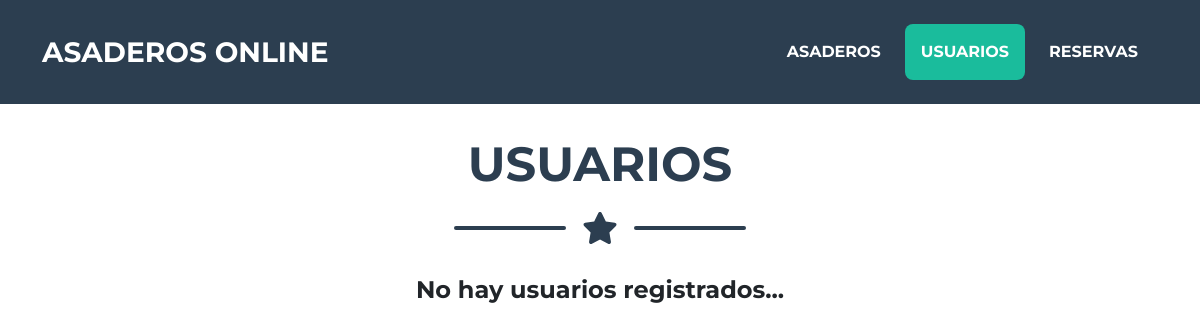
/adminusuarios.php, run on an earlier commit of the app's database.
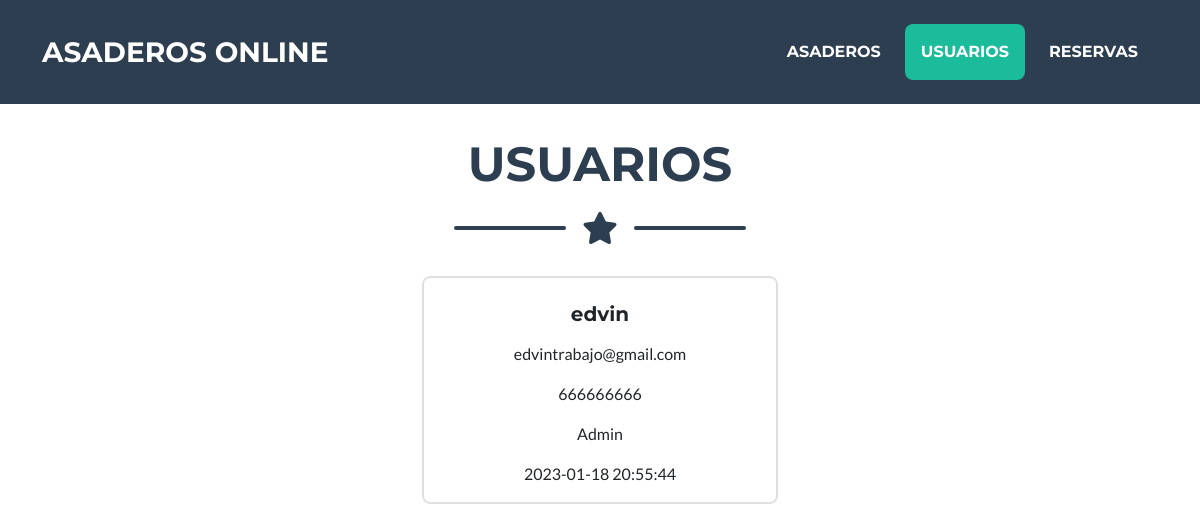
And on a later commit of the database.
### tables this page shows
CREATE TABLE IF NOT EXISTS Usuarios (
    id INT NOT NULL AUTO_INCREMENT,
    nombre VARCHAR(50) NOT NULL,
    contrasena VARCHAR(100) NOT NULL,
    telefono VARCHAR(9) NOT NULL,
    email VARCHAR(100) NOT NULL,
    admin BOOLEAN DEFAULT false,
    creadoen TIMESTAMP DEFAULT CURRENT_TIMESTAMP,
    PRIMARY KEY (id)
);

### utils/functions.php (called while the page is built)
<?php
function codificarHTML($html) {
    return htmlspecialchars($html, ENT_QUOTES | ENT_SUBSTITUTE, "UTF-8");
}
?>

### adminverusuarios.php (the view, shortened to what this page needs)
<?php
include 'utils/functions.php';
$error = false;
$config = include 'database/config.php';
try {
    $dsn = 'mysql:host=' . $config['db']['host'] . ';dbname=' . $config['db']['name'];
    $conexion = new PDO($dsn, $config['db']['user'], $config['db']['pass'], $config['db']['options']);
    $consultaSQL = "SELECT * FROM usuarios";
    $sentencia = $conexion->prepare($consultaSQL);
    $sentencia->execute();
    $asaderos = $sentencia->fetchAll();
} catch (PDOException $error) {
    $error = $error->getMessage();
}
?>
<?php
if ($asaderos && $sentencia->rowCount() > 0) {
    foreach ($asaderos as $fila) {
?>
    <div class="col-md-6 col-lg-4 mb-5">
        <div class="portfolio-item mx-auto" data-bs-toggle="modal" data-bs-target="#portfolioModal<?php echo codificarHTML($fila["id"]); ?>">
            <div class="card img-fluid">
                <div class="card-body text-center d-flex flex-column justify-content-center">
                    <h5 class="card-title p-2"><?php echo codificarHTML($fila["nombre"]); ?></h5>
                    <p class="card-text"><?php echo codificarHTML($fila["email"]); ?></p>
                    <p class="card-text"><?php echo codificarHTML($fila["telefono"]); ?></p>
                    <p class="card-text"><?php if($fila["admin"]) { echo 'Admin'; }else { echo 'No admin'; }; ?></p>
                    <p class="card-text"><?php echo codificarHTML($fila["creadoen"]); ?></p>
                </div>
            </div>
        </div>
    </div>
<?php
    }
} else {
?>
    <h4 class="text-center">No hay usuarios registrados...</h4>
<?php
}
?>

What changed in the data, as far as the page shows it:
added usuarios: nombre "edvin", email "edvintrabajo@gmail.com", telefono "666666666", admin "Admin", creadoen "2023-01-18 20:55:44"
Also different on the page:
text no longer shown: "No hay usuarios registrados..."
